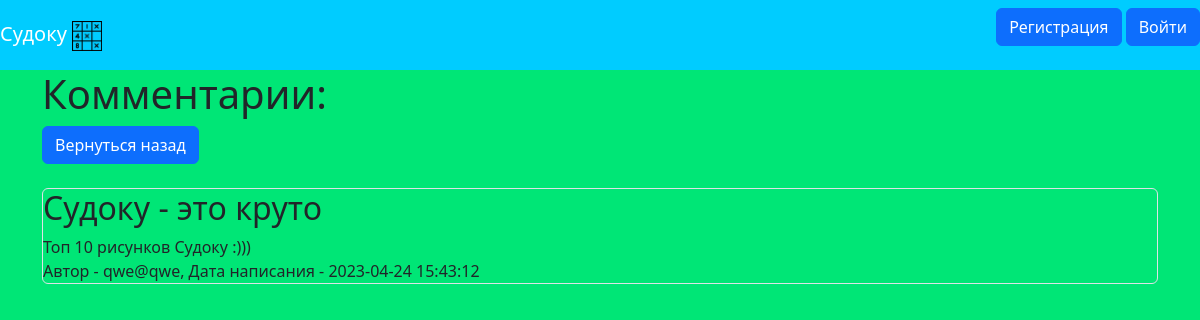
The page /comments on the database its author committed.
### data/comments.py (models this page shows)
class Comment(SqlAlchemyBase, SerializerMixin):
    __tablename__ = 'comments'
    id = sqlalchemy.Column(sqlalchemy.Integer, primary_key=True, autoincrement=True)
    title = sqlalchemy.Column(sqlalchemy.String, nullable=True)
    content = sqlalchemy.Column(sqlalchemy.String, nullable=True)
    created_date = sqlalchemy.Column(sqlalchemy.DateTime,
                                     default=datetime.datetime(datetime.datetime.now().year,
                                                               datetime.datetime.now().month,
                                                               datetime.datetime.now().day,
                                                               datetime.datetime.now().hour,
                                                               datetime.datetime.now().minute,
                                                               datetime.datetime.now().second))
    user_id = sqlalchemy.Column(sqlalchemy.Integer, sqlalchemy.ForeignKey("users.id"))
    user = orm.relationship('User')

### data/users.py (models this page shows, shortened)
class User(SqlAlchemyBase, UserMixin, SerializerMixin):
    __tablename__ = 'users'
    id = sqlalchemy.Column(sqlalchemy.Integer,
                           primary_key=True, autoincrement=True)
    name = sqlalchemy.Column(sqlalchemy.String, nullable=True)
    about = sqlalchemy.Column(sqlalchemy.String, nullable=True)
    email = sqlalchemy.Column(sqlalchemy.String, nullable=True,
                              index=True, unique=True)
    hashed_password = sqlalchemy.Column(sqlalchemy.String, nullable=True)
    created_date = sqlalchemy.Column(sqlalchemy.DateTime,
                                     default=datetime.datetime.now)
    filename_of_image = sqlalchemy.Column(sqlalchemy.String,
                                          default="./static/img/image_of_user.png")
    comments = orm.relationship("Comment", back_populates='user')

### main.py (the view)
@app.route('/comments')
def comments():
    db_sess = db_session.create_session()
    comments = db_sess.query(Comment).all()
    if current_user.is_authenticated:
        return render_template('comments.html', title='Комментарии', comments=comments,
                               filename=current_user.filename_of_image)
    else:
        return render_template('comments.html', title='Комментарии', comments=comments,
                               filename="./static/img/image_of_user.png")

### data/db_session.py (called while the page is built)
def create_session() -> Session:
    global __factory
    return __factory()

### templates/comments.html (shortened to what this page needs)
{% extends "base.html" %}
{% block content %}
<h1>Комментарии:</h1>
<a href="/" class="btn btn-primary">Вернуться назад</a>
<br>
{% for item in comments %}
   <br>
   <div class="col-md6 border rounded">
       <h2>{{ item.title }}</h2>
       <div>
           {{ item.content }}
       </div>
       <div>
           Автор - {{ item.user.name }}, Дата написания - {{ item.created_date }}
       </div>
   </div>
{% endfor %}
{% endblock %}

### rows shown on the page
Comment: title "Судоку - это круто", content "Топ 10 рисунков Судоку :)))", user.name "qwe@qwe", created_date "2023-04-24 15:43:12"
